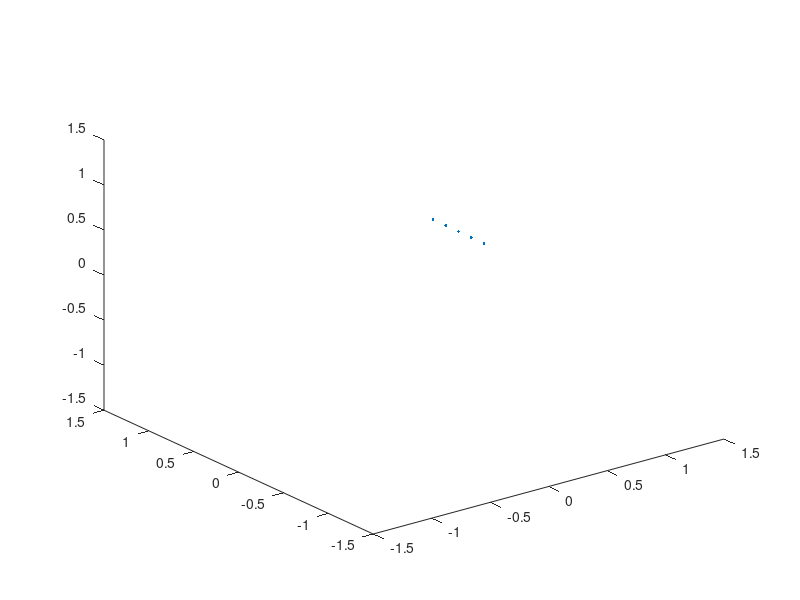

Here is the MATLAB script that generated this plot:
%% Run this code first

%% specify where to go (final and start destination)

%[0.56515 -0.18415 0.33074533723830762399487070979376] %Home 

%COORDINATE OF TABLE WORKSPACE OF THE WARS ROBOT 
%[0.5  0     0.4] %TOP MIDDLE
%[0.5  0.44  0.4] %TOP LEFT
%[0.5 -0.44  0.4] %TOP RIGHT
%[0    0.44  0.4] %BOTTOM LEFT
%[0   -0.44 0.4]  %BOTTOM RIGHT

efi = [0.56515 -0.18415 0.33074533723830762399487070979376]  %initial point coordinate
eff = [0.5  0.44  0.4]  %final point cooridnate

%specify how many points (from waypoint 1 to waypoint n which is the end
%point)
%n_point will equal to number of point without counting starting point

%travel y-way = 23 points from left or right  (4 cm apart)
%travel x-way = 11 points from top to bottom  (5 cm apart)

n_point = 5

%% vector calculation
ef_vec = [(eff(1)-efi(1)) (eff(2)-efi(2)) (eff(3)-efi(3)) ]    %vector
length = sqrt((ef_vec(1))^2 + (ef_vec(2))^2 + (ef_vec(3))^2)   %length of vector
ef_unitvec = ef_vec/length                                     %unit vector
 
point = []       %Original version, starting point not included.

unit_length = length/n_point
for i=1:n_point
    point = [point; efi(1) + ef_unitvec(1)*unit_length*i efi(2) + ef_unitvec(2)*unit_length*i efi(3) + ef_unitvec(3)*unit_length*i ];
end

point                                         %print point on command chat
plot3(point(:,1),point(:,2),point(:,3),'.')
xlim([-1.5,1.5])
ylim([-1.5,1.5])
zlim([-1.5,1.5])



